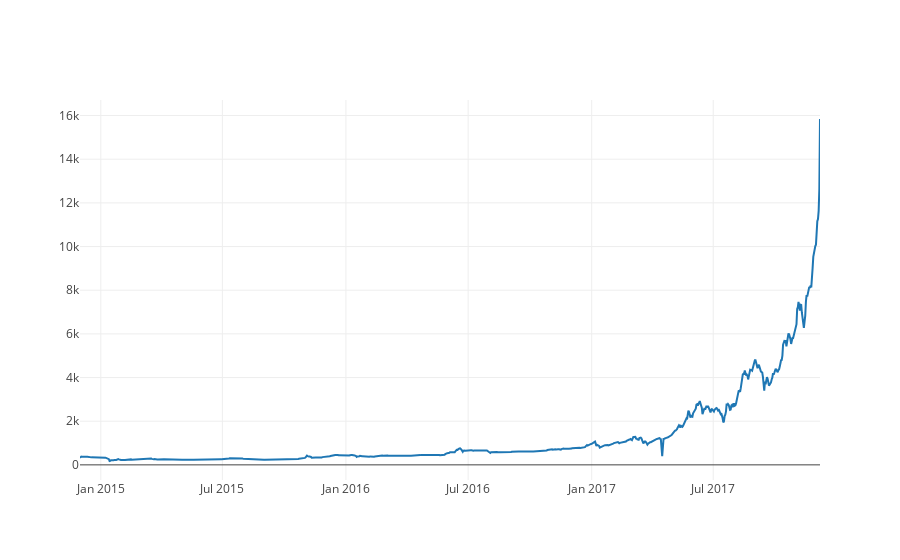

Notebook code cell kept with this figure:
### Code cell
gdax = go.Scatter(x=gdax.index, y=gdax['WP'], name= 'Price')
py.iplot([gdax])

### Figure 1 — Plotly figure (JSON) as saved in the notebook; plotly's stock layout.template omitted (floating-point values rounded to 4 significant figures; data arrays with more than 128 entries replaced by an {"elided": "..."} marker saying what was removed)
{"data": [{"name": "Price", "type": "scatter", "x": {"elided": "1033 str values"}, "y": {"elided": "1033 float values"}}], "layout": {}}
